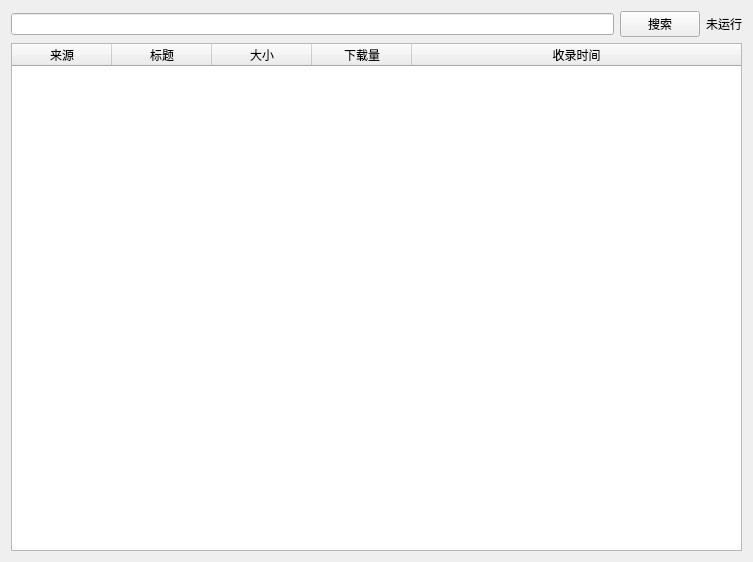
<?xml version="1.0" encoding="UTF-8"?>
<ui version="4.0">
 <class>Form</class>
 <widget class="QWidget" name="Form">
  <property name="geometry">
   <rect>
    <x>0</x>
    <y>0</y>
    <width>753</width>
    <height>562</height>
   </rect>
  </property>
  <property name="windowTitle">
   <string>磁力搜索器</string>
  </property>
  <layout class="QVBoxLayout" name="verticalLayout">
   <item>
    <layout class="QHBoxLayout" name="horizontalLayout">
     <item>
      <widget class="QLineEdit" name="input_box"/>
     </item>
     <item>
      <widget class="QPushButton" name="search_button">
       <property name="text">
        <string>搜索</string>
       </property>
      </widget>
     </item>
     <item>
      <widget class="QLabel" name="search_status">
       <property name="text">
        <string>未运行</string>
       </property>
      </widget>
     </item>
    </layout>
   </item>
   <item>
    <widget class="QTableWidget" name="search_out">
     <property name="editTriggers">
      <set>QAbstractItemView::NoEditTriggers</set>
     </property>
     <property name="selectionMode">
      <enum>QAbstractItemView::SingleSelection</enum>
     </property>
     <property name="selectionBehavior">
      <enum>QAbstractItemView::SelectRows</enum>
     </property>
     <attribute name="horizontalHeaderCascadingSectionResizes">
      <bool>false</bool>
     </attribute>
     <attribute name="horizontalHeaderShowSortIndicator" stdset="0">
      <bool>false</bool>
     </attribute>
     <attribute name="horizontalHeaderStretchLastSection">
      <bool>true</bool>
     </attribute>
     <column>
      <property name="text">
       <string>来源</string>
      </property>
     </column>
     <column>
      <property name="text">
       <string>标题</string>
      </property>
     </column>
     <column>
      <property name="text">
       <string>大小</string>
      </property>
     </column>
     <column>
      <property name="text">
       <string>下载量</string>
      </property>
     </column>
     <column>
      <property name="text">
       <string>收录时间</string>
      </property>
     </column>
    </widget>
   </item>
  </layout>
 </widget>
 <resources/>
 <connections/>
</ui>
